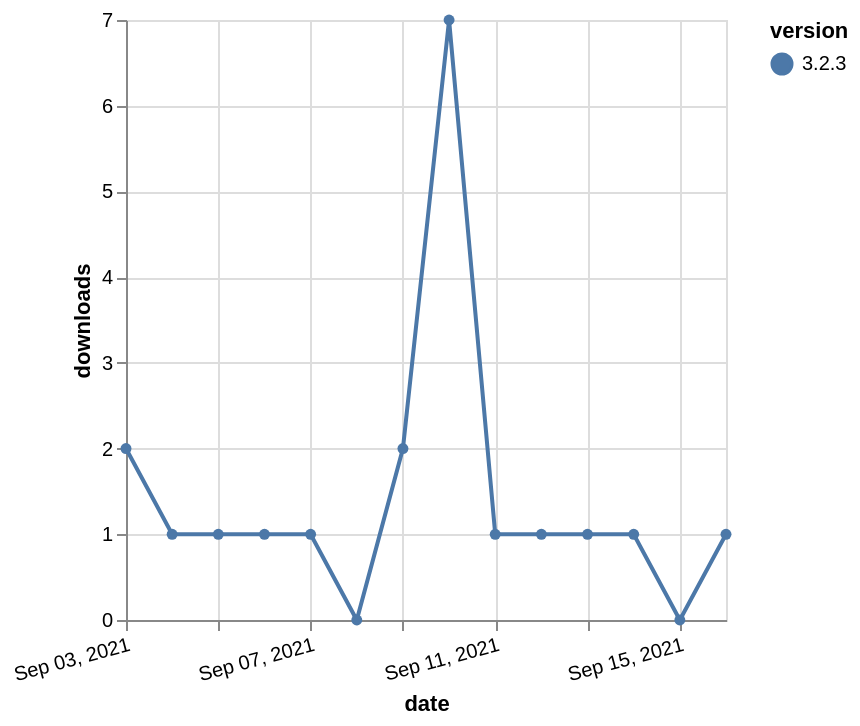

This figure's Vega-Lite source:
### Vega-Lite specification from a JSON file in a GitHub repository (floating-point values rounded to 4 significant figures)
{"$schema": "https://vega.github.io/schema/vega-lite/v5.json", "description": "A simple bar chart with embedded data.", "data": {"values": [{"date": "2021-09-03", "total": 517, "delta": 2, "version": "3.2.3"}, {"date": "2021-09-04", "total": 518, "delta": 1, "version": "3.2.3"}, {"date": "2021-09-05", "total": 519, "delta": 1, "version": "3.2.3"}, {"date": "2021-09-06", "total": 520, "delta": 1, "version": "3.2.3"}, {"date": "2021-09-07", "total": 521, "delta": 1, "version": "3.2.3"}, {"date": "2021-09-08", "total": 521, "delta": 0, "version": "3.2.3"}, {"date": "2021-09-09", "total": 523, "delta": 2, "version": "3.2.3"}, {"date": "2021-09-10", "total": 530, "delta": 7, "version": "3.2.3"}, {"date": "2021-09-11", "total": 531, "delta": 1, "version": "3.2.3"}, {"date": "2021-09-12", "total": 532, "delta": 1, "version": "3.2.3"}, {"date": "2021-09-13", "total": 533, "delta": 1, "version": "3.2.3"}, {"date": "2021-09-14", "total": 534, "delta": 1, "version": "3.2.3"}, {"date": "2021-09-15", "total": 534, "delta": 0, "version": "3.2.3"}, {"date": "2021-09-16", "total": 535, "delta": 1, "version": "3.2.3"}]}, "width": "container", "mark": {"type": "line", "point": {"filled": true}}, "encoding": {"x": {"field": "date", "type": "temporal", "timeUnit": "yearmonthdate", "title": "date", "axis": {"labelAngle": -15}}, "y": {"field": "delta", "type": "quantitative", "title": "downloads"}, "color": {"field": "version", "type": "nominal"}, "tooltip": {"field": "delta"}}}
